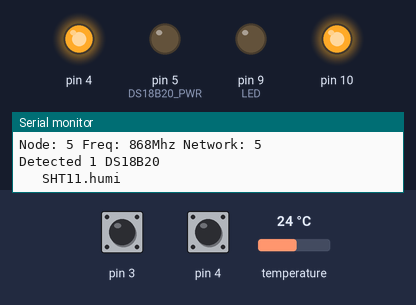
Bench run of a sketch on a simulated Arduino Uno, built with avr-gcc and run on an emulated ATmega328P. Shown: output pins drawn as LEDs (lit = HIGH), the last lines printed to the serial monitor. Inputs (shaded band) come from the test bench; at power-on: pin 3 HIGH, pin 4 HIGH, temperature 24 °C. Sleep ends after the set time or at an interrupt; pins used as bus, display or sensor lines are not drawn.

Above: at 1.5 s.
1.6 s: pin 3 pulled LOW for 3.2 s
At 3.69 s:
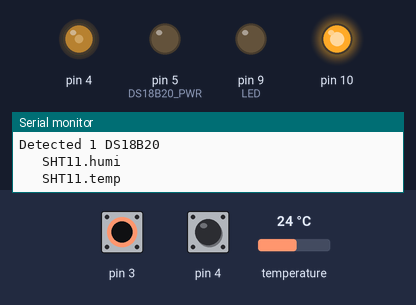
At 10.2 s:
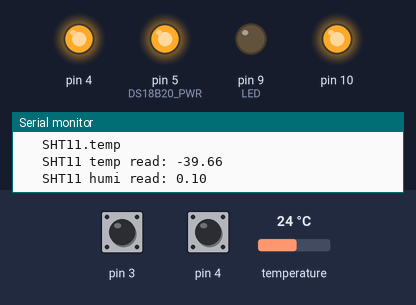
Timing chart, 0 to 11.9 s (numbered marks = the images above; inputs shaded):
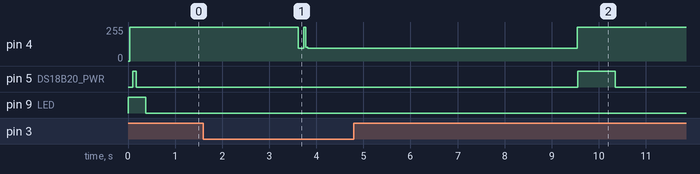

The sketch:

kaaHumiTempNode_SHT11_ACK.ino
```cpp
// (licence header left out)
#define RF69_COMPAT 0

boolean debug=1;                                       //Set to 1 to few debug serial output, turning debug off increases battery life

#define RF_freq RF12_868MHZ                 // Frequency of RF12B module can be RF12_433MHZ, RF12_868MHZ or RF12_915MHZ. You should use the one matching the module you have.
const int nodeID = 5;                               // EmonTH temperature RFM12B node ID - should be unique on network
const int networkGroup = 5;                // EmonTH RFM12B wireless network group - needs to be same as emonBase and emonGLCD
                                                                      // DS18B20 resolution 9,10,11 or 12bit corresponding to (0.5, 0.25, 0.125, 0.0625 degrees C LSB), lower resolution means lower power

const int time_between_readings= 1;                                   // in minutes
const int TEMPERATURE_PRECISION=12;                                   // 9 (93.8ms),10 (187.5ms) ,11 (375ms) or 12 (750ms) bits equal to resplution of 0.5C, 0.25C, 0.125C and 0.0625C
#define ASYNC_DELAY 750                                               // 9bit requres 95ms, 10bit 187ms, 11bit 375ms and 12bit resolution takes 750ms

// See block comment above for library info
#include <avr/power.h>
#include <avr/sleep.h>
#include <RFu_JeeLib.h>
#include <OneWire.h>
#include <DallasTemperature.h>
#include <PortsSHT11.h>
ISR(WDT_vect) { Sleepy::watchdogEvent(); }                            // Attached JeeLib sleep function to Atmega328 watchdog -enables MCU to be put into sleep mode inbetween readings to reduce power consumption

// Hardwired emonTH pin allocations
const int DS18B20_PWR=5;
const int LED=9;
const int BATT_ADC=1;

#define RETRY_PERIOD    10  // how soon to retry if ACK didn't come in
#define RETRY_LIMIT     5   // maximum number of times to retry
#define ACK_TIME        10  // number of milliseconds to wait for an ack
#define ONE_WIRE_BUS 19
#define SHT11_PORT 1
#define RADIO_SYNC_MODE 3

OneWire oneWire(ONE_WIRE_BUS);
DallasTemperature sensors(&oneWire);
boolean DS18B20;                                                      // create flag variable to store presence of DS18B20

typedef struct {                                                      // RFM12B RF payload datastructure
  	  int temp;
          int temp_external;
          int humidity;
          int battery;
} Payload;
Payload emonth;

#if SHT11_PORT
    SHT11 sht11 (SHT11_PORT);
#endif

int numSensors;
//addresses of sensors, MAX 4!!
byte allAddress [4][8];                                              // 8 bytes per address

// spend a little time in power down mode while the SHT11 does a measurement
static void shtDelay () {
    dodelay(32); // must wait at least 20 ms
}

static byte waitForAck() {
    MilliTimer ackTimer;
    while (!ackTimer.poll(ACK_TIME)) {
        if (rf12_recvDone() && rf12_crc == 0 &&
                // see http://talk.jeelabs.net/topic/811#post-4712
                rf12_hdr == (RF12_HDR_DST | RF12_HDR_CTL | nodeID))
            return 1;
        set_sleep_mode(SLEEP_MODE_IDLE);
        sleep_mode();
    }
    return 0;
}
//################################################################################################################################
//################################################################################################################################
void setup() {
//################################################################################################################################

  pinMode(LED,OUTPUT); digitalWrite(LED,HIGH);                       // Status LED on

  rf12_initialize(nodeID, RF_freq, networkGroup);                       // Initialize RFM12B

  // Send RFM12B test sequence (for factory testing)
  for (int i=10; i==0; i--)
  {
    emonth.temp=i;
    rf12_sendNow(0, &emonth, sizeof emonth);
    delay(100);
  }
  rf12_sendWait(2);
  emonth.temp=0;
  // end of factory test sequence

  rf12_sleep(RF12_SLEEP);

  //if (Serial) debug = 1; else debug=0;                              //if serial UART to USB is connected show debug O/P. If not then disable serial - DOES NOT WORK http://openenergymonitor.org/emon/node/3930

  if (debug==1)
  {
    Serial.begin(57600);
    Serial.println("emonTH");
    Serial.println("OpenEnergyMonitor.org");
    Serial.print("Node: ");
    Serial.print(nodeID);
    Serial.print(" Freq: ");
    if (RF_freq == RF12_433MHZ) Serial.print("433Mhz");
    if (RF_freq == RF12_868MHZ) Serial.print("868Mhz");
    if (RF_freq == RF12_915MHZ) Serial.print("915Mhz");
    Serial.print(" Network: ");
    Serial.println(networkGroup);
    delay(100);
  }

  pinMode(DS18B20_PWR,OUTPUT);
  pinMode(BATT_ADC, INPUT);

  //################################################################################################################################
  // Power Save  - turn off what we don't need - http://www.nongnu.org/avr-libc/user-manual/group__avr__power.html
  //################################################################################################################################
  ACSR |= (1 << ACD);                     // disable Analog comparator
  if (debug==0) power_usart0_disable();   //disable serial UART
  power_twi_disable();                    //Disable the Two Wire Interface module.
  // power_timer0_disable();              //don't disable necessary for the DS18B20 library
  power_timer1_disable();
  power_spi_disable();


  //################################################################################################################################
  // Setup and for presence of DS18B20
  //################################################################################################################################
  digitalWrite(DS18B20_PWR, HIGH); delay(50);
  sensors.begin();
  sensors.setWaitForConversion(false);                             //disable automatic temperature conversion to reduce time spent awake, conversion will be implemented manually in sleeping http://harizanov.com/2013/07/optimizing-ds18b20-code-for-low-power-applications/
  numSensors=(sensors.getDeviceCount());

  byte j=0;                                        // search for one wire devices and
                                                   // copy to device address arrays.
  while ((j < numSensors) && (oneWire.search(allAddress[j])))  j++;
  digitalWrite(DS18B20_PWR, LOW);

  if (numSensors==0)
  {
    if (debug==1) Serial.println("No DS18B20 detected");
    DS18B20=0;
  }
  else
  {
    DS18B20=1;
    if (debug==1) {
      Serial.print("Detected "); Serial.print(numSensors); Serial.println(" DS18B20");
    }

  }
  if (debug==1) delay(200);

  //################################################################################################################################

  digitalWrite(LED,LOW);
} // end of setup


//################################################################################################################################
//################################################################################################################################
void loop()
//################################################################################################################################
{
    #if SHT11_PORT
      if (debug == 1){
          Serial.print("\n   SHT11.humi ");
          Serial.flush();
      }
      sht11.measure(SHT11::HUMI, shtDelay);
      if (debug == 1){
        Serial.print("\n   SHT11.temp ");
        Serial.flush();
        delay(2);
      }
      sht11.measure(SHT11::TEMP, shtDelay);
      float h, t;
      sht11.calculate(h, t);
      int humi = h + 0.5, temp = 10 * t + 0.5;
    #endif
    if (debug == 1){
      Serial.print("\n   SHT11 temp read: ");
      Serial.println((float) t);
      Serial.flush();
      delay(2);
    }
    if (debug == 1){
      Serial.print("\n   SHT11 humi read: ");
      Serial.println((float) h);
      Serial.flush();
      delay(2);
    }
//  if (DS18B20==0)        //if neither DS18B20 or DHT22 is detected flash the LED then goto forever sleep
//  {
//    for (int i=0; i<20; i++)
//    {
//      digitalWrite(LED, HIGH); delay(200); digitalWrite(LED,LOW); delay(200);
//    }
//    cli();                                      //stop responding to interrupts
//    Sleepy::powerDown();                        //sleep forever
//  }

  if (DS18B20==1)
  {
    digitalWrite(DS18B20_PWR, HIGH); dodelay(50);
    for(int j=0;j<numSensors;j++) sensors.setResolution(allAddress[j], TEMPERATURE_PRECISION);      // and set the a to d conversion resolution of each.
    sensors.requestTemperatures();                                        // Send the command to get temperatures
    dodelay(ASYNC_DELAY); //Must wait for conversion, since we use ASYNC mode
    float temp=(sensors.getTempC(allAddress[0]));
    digitalWrite(DS18B20_PWR, LOW);
    emonth.temp=(temp*10);            // if DHT22 is not present assume DS18B20 is primary sensor (internal)
  }


  emonth.battery=int(analogRead(BATT_ADC)*0.03225806);                    //read battery voltage, convert ADC to volts x10


  if (debug==1)
  {
    if (DS18B20)
    {
      Serial.print("DS18B20 Temperature: ");
      Serial.print(emonth.temp/10.0);
      Serial.print("C, ");
      Serial.flush();
      delay(2);
    }

    Serial.print("Battery voltage: ");
    Serial.print(emonth.battery/10.0);
    Serial.println("V");
    Serial.flush();
    delay(100);
  }


  power_spi_enable();
  if (debug == 1){
    Serial.println("kaaNet transmission...");
    Serial.flush();
    delay(2);
  }
  for (byte i = 0; i < RETRY_LIMIT; ++i) {
        rf12_sleep(RF12_WAKEUP);
        rf12_sendNow(RF12_HDR_ACK, &emonth, sizeof emonth);
        rf12_sendWait(RADIO_SYNC_MODE);
        byte acked = waitForAck();
        rf12_sleep(RF12_SLEEP);

        if (acked) {
            if (debug==1){
                Serial.print(" ack ");
                Serial.println((int) i);
                Serial.flush();
            }
            return;
        }

        delay(RETRY_PERIOD * 100);
  }
  if (debug == 1){
    Serial.println("Going to sleep...");
    Serial.flush();
    delay(2);
  }
  power_spi_disable();
  // digitalWrite(LED,HIGH);
  // dodelay(100);
  // digitalWrite(LED,LOW);

  byte oldADCSRA=ADCSRA;
  byte oldADCSRB=ADCSRB;
  byte oldADMUX=ADMUX;
  Sleepy::loseSomeTime(time_between_readings*60*1000);
  //Sleepy::loseSomeTime(2000);
  ADCSRA=oldADCSRA; // restore ADC state
  ADCSRB=oldADCSRB;
  ADMUX=oldADMUX;
}

void dodelay(unsigned int ms)
{
  byte oldADCSRA=ADCSRA;
  byte oldADCSRB=ADCSRB;
  byte oldADMUX=ADMUX;

  Sleepy::loseSomeTime(ms); // JeeLabs power save function: enter low power mode for x seconds (valid range 16-65000 ms)

  ADCSRA=oldADCSRA;         // restore ADC state
  ADCSRB=oldADCSRB;
  ADMUX=oldADMUX;
}
```

Measured:
- after the input at 1.6 s, pin 4: 255/255 → 97/255 after 2.0 s, → 96/255 0.13 s later, → 255/255 5.8 s later
